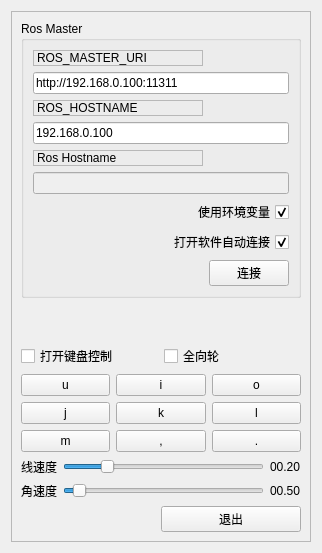
          <widget class="QWidget" name="tab">
           <property name="layoutDirection">
            <enum>Qt::LeftToRight</enum>
           </property>
           <property name="autoFillBackground">
            <bool>false</bool>
           </property>
           <attribute name="title">
            <string>基本</string>
           </attribute>
           <layout class="QHBoxLayout" name="horizontalLayout_2">
            <item>
             <widget class="QFrame" name="frame">
              <property name="sizePolicy">
               <sizepolicy hsizetype="Minimum" vsizetype="Preferred">
                <horstretch>0</horstretch>
                <verstretch>0</verstretch>
               </sizepolicy>
              </property>
              <property name="frameShape">
               <enum>QFrame::StyledPanel</enum>
              </property>
              <property name="frameShadow">
               <enum>QFrame::Raised</enum>
              </property>
              <layout class="QVBoxLayout" name="verticalLayout_3">
               <item>
                <widget class="QGroupBox" name="groupBox">
                 <property name="title">
                  <string>Ros Master</string>
                 </property>
                 <layout class="QGridLayout" name="gridLayout">
                  <item row="3" column="0" colspan="2">
                   <widget class="QLineEdit" name="line_edit_host">
                    <property name="maximumSize">
                     <size>
                      <width>16777215</width>
                      <height>25</height>
                     </size>
                    </property>
                    <property name="text">
                     <string>192.168.0.100</string>
                    </property>
                   </widget>
                  </item>
                  <item row="7" column="0" colspan="2">
                   <widget class="QCheckBox" name="checkbox_remember_settings">
                    <property name="layoutDirection">
                     <enum>Qt::RightToLeft</enum>
                    </property>
                    <property name="locale">
                     <locale language="Chinese" country="China"/>
                    </property>
                    <property name="text">
                     <string>打开软件自动连接</string>
                    </property>
                    <property name="checked">
                     <bool>true</bool>
                    </property>
                   </widget>
                  </item>
                  <item row="4" column="0">
                   <widget class="QLabel" name="label_3">
                    <property name="maximumSize">
                     <size>
                      <width>16777215</width>
                      <height>25</height>
                     </size>
                    </property>
                    <property name="locale">
                     <locale language="Chinese" country="China"/>
                    </property>
                    <property name="frameShape">
                     <enum>QFrame::StyledPanel</enum>
                    </property>
                    <property name="frameShadow">
                     <enum>QFrame::Raised</enum>
                    </property>
                    <property name="text">
                     <string>Ros Hostname</string>
                    </property>
                   </widget>
                  </item>
                  <item row="2" column="0">
                   <widget class="QLabel" name="label_2">
                    <property name="maximumSize">
                     <size>
                      <width>16777215</width>
                      <height>25</height>
                     </size>
                    </property>
                    <property name="frameShape">
                     <enum>QFrame::StyledPanel</enum>
                    </property>
                    <property name="frameShadow">
                     <enum>QFrame::Raised</enum>
                    </property>
                    <property name="text">
                     <string>ROS_HOSTNAME</string>
                    </property>
                   </widget>
                  </item>
                  <item row="5" column="0" colspan="2">
                   <widget class="QLineEdit" name="line_edit_topic">
                    <property name="enabled">
                     <bool>false</bool>
                    </property>
                    <property name="maximumSize">
                     <size>
                      <width>16777215</width>
                      <height>25</height>
                     </size>
                    </property>
                    <property name="text">
                     <string/>
                    </property>
                   </widget>
                  </item>
                  <item row="8" column="0">
                   <spacer name="horizontalSpacer">
                    <property name="orientation">
                     <enum>Qt::Horizontal</enum>
                    </property>
                    <property name="sizeHint" stdset="0">
                     <size>
                      <width>170</width>
                      <height>21</height>
                     </size>
                    </property>
                   </spacer>
                  </item>
                  <item row="1" column="0" colspan="2">
                   <widget class="QLineEdit" name="line_edit_master">
                    <property name="maximumSize">
                     <size>
                      <width>16777215</width>
                      <height>25</height>
                     </size>
                    </property>
                    <property name="text">
                     <string>http://192.168.0.100:11311</string>
                    </property>
                   </widget>
                  </item>
                  <item row="0" column="0">
                   <widget class="QLabel" name="label">
                    <property name="maximumSize">
                     <size>
                      <width>16777215</width>
                      <height>25</height>
                     </size>
                    </property>
                    <property name="frameShape">
                     <enum>QFrame::StyledPanel</enum>
                    </property>
                    <property name="frameShadow">
                     <enum>QFrame::Raised</enum>
                    </property>
                    <property name="text">
                     <string>ROS_MASTER_URI</string>
                    </property>
                   </widget>
                  </item>
                  <item row="8" column="1">
                   <widget class="QPushButton" name="button_connect">
                    <property name="enabled">
                     <bool>true</bool>
                    </property>
                    <property name="sizePolicy">
                     <sizepolicy hsizetype="MinimumExpanding" vsizetype="Fixed">
                      <horstretch>0</horstretch>
                      <verstretch>0</verstretch>
                     </sizepolicy>
                    </property>
                    <property name="toolTip">
                     <string>Set the target to the current joint trajectory state.</string>
                    </property>
                    <property name="statusTip">
                     <string>Clear all waypoints and set the target to the current joint trajectory state.</string>
                    </property>
                    <property name="text">
                     <string>连接</string>
                    </property>
                   </widget>
                  </item>
                  <item row="6" column="0" colspan="2">
                   <widget class="QCheckBox" name="checkbox_use_environment">
                    <property name="layoutDirection">
                     <enum>Qt::RightToLeft</enum>
                    </property>
                    <property name="locale">
                     <locale language="Chinese" country="China"/>
                    </property>
                    <property name="text">
                     <string>使用环境变量</string>
                    </property>
                    <property name="checked">
                     <bool>true</bool>
                    </property>
                   </widget>
                  </item>
                 </layout>
                </widget>
               </item>
               <item>
                <spacer name="verticalSpacer">
                 <property name="orientation">
                  <enum>Qt::Vertical</enum>
                 </property>
                 <property name="sizeHint" stdset="0">
                  <size>
                   <width>20</width>
                   <height>40</height>
                  </size>
                 </property>
                </spacer>
               </item>
               <item>
                <layout class="QHBoxLayout" name="horizontalLayout_15">
                 <item>
                  <widget class="QCheckBox" name="checkBox_key">
                   <property name="text">
                    <string>打开键盘控制</string>
                   </property>
                  </widget>
                 </item>
                 <item>
                  <widget class="QCheckBox" name="checkBox_mec">
                   <property name="text">
                    <string>全向轮</string>
                   </property>
                  </widget>
                 </item>
                </layout>
               </item>
               <item>
                <layout class="QGridLayout" name="gridLayout_2" rowstretch="1,1,1" columnstretch="1,1,1">
                 <item row="0" column="0">
                  <widget class="QPushButton" name="pushButton_lu">
                   <property name="text">
                    <string>u</string>
                   </property>
                   <property name="autoExclusive">
                    <bool>true</bool>
                   </property>
                  </widget>
                 </item>
                 <item row="0" column="1">
                  <widget class="QPushButton" name="pushButton_u">
                   <property name="text">
                    <string>i</string>
                   </property>
                   <property name="checkable">
                    <bool>false</bool>
                   </property>
                   <property name="checked">
                    <bool>false</bool>
                   </property>
                   <property name="autoRepeat">
                    <bool>false</bool>
                   </property>
                   <property name="autoExclusive">
                    <bool>true</bool>
                   </property>
                   <property name="autoRepeatDelay">
                    <number>30000</number>
                   </property>
                   <property name="autoRepeatInterval">
                    <number>10</number>
                   </property>
                  </widget>
                 </item>
                 <item row="0" column="2">
                  <widget class="QPushButton" name="pushButton_ru">
                   <property name="text">
                    <string>o</string>
                   </property>
                   <property name="autoExclusive">
                    <bool>true</bool>
                   </property>
                   <property name="autoRepeatDelay">
                    <number>3</number>
                   </property>
                   <property name="autoRepeatInterval">
                    <number>1</number>
                   </property>
                  </widget>
                 </item>
                 <item row="1" column="0">
                  <widget class="QPushButton" name="pushButton_l">
                   <property name="text">
                    <string>j</string>
                   </property>
                   <property name="autoExclusive">
                    <bool>true</bool>
                   </property>
                  </widget>
                 </item>
                 <item row="1" column="1">
                  <widget class="QPushButton" name="pushButton_stop">
                   <property name="text">
                    <string>k</string>
                   </property>
                   <property name="autoExclusive">
                    <bool>true</bool>
                   </property>
                  </widget>
                 </item>
                 <item row="1" column="2">
                  <widget class="QPushButton" name="pushButton_r">
                   <property name="text">
                    <string>l</string>
                   </property>
                   <property name="autoExclusive">
                    <bool>true</bool>
                   </property>
                  </widget>
                 </item>
                 <item row="2" column="0">
                  <widget class="QPushButton" name="pushButton_ld">
                   <property name="text">
                    <string>m</string>
                   </property>
                   <property name="autoExclusive">
                    <bool>true</bool>
                   </property>
                  </widget>
                 </item>
                 <item row="2" column="1">
                  <widget class="QPushButton" name="pushButton_d">
                   <property name="text">
                    <string>,</string>
                   </property>
                   <property name="autoExclusive">
                    <bool>true</bool>
                   </property>
                  </widget>
                 </item>
                 <item row="2" column="2">
                  <widget class="QPushButton" name="pushButton_rd">
                   <property name="text">
                    <string>.</string>
                   </property>
                   <property name="autoExclusive">
                    <bool>true</bool>
                   </property>
                  </widget>
                 </item>
                </layout>
               </item>
               <item>
                <layout class="QGridLayout" name="gridLayout_4">
                 <item row="0" column="0">
                  <widget class="QLabel" name="label_20">
                   <property name="text">
                    <string>线速度</string>
                   </property>
                  </widget>
                 </item>
                 <item row="0" column="1">
                  <widget class="QSlider" name="horizontalSlider_v">
                   <property name="maximum">
                    <number>100</number>
                   </property>
                   <property name="value">
                    <number>20</number>
                   </property>
                   <property name="orientation">
                    <enum>Qt::Horizontal</enum>
                   </property>
                  </widget>
                 </item>
                 <item row="0" column="2">
                  <widget class="QLabel" name="label_v">
                   <property name="text">
                    <string>00.20</string>
                   </property>
                  </widget>
                 </item>
                 <item row="1" column="0">
                  <widget class="QLabel" name="label_21">
                   <property name="text">
                    <string>角速度</string>
                   </property>
                  </widget>
                 </item>
                 <item row="1" column="1">
                  <widget class="QSlider" name="horizontalSlider_c">
                   <property name="minimum">
                    <number>0</number>
                   </property>
                   <property name="maximum">
                    <number>1000</number>
                   </property>
                   <property name="value">
                    <number>50</number>
                   </property>
                   <property name="orientation">
                    <enum>Qt::Horizontal</enum>
                   </property>
                  </widget>
                 </item>
                 <item row="1" column="2">
                  <widget class="QLabel" name="label_c">
                   <property name="text">
                    <string>00.50</string>
                   </property>
                  </widget>
                 </item>
                </layout>
               </item>
               <item>
                <layout class="QHBoxLayout" name="horizontalLayout_5">
                 <item>
                  <spacer name="horizontalSpacer_3">
                   <property name="orientation">
                    <enum>Qt::Horizontal</enum>
                   </property>
                   <property name="sizeHint" stdset="0">
                    <size>
                     <width>40</width>
                     <height>20</height>
                    </size>
                   </property>
                  </spacer>
                 </item>
                 <item>
                  <widget class="QPushButton" name="quit_button">
                   <property name="sizePolicy">
                    <sizepolicy hsizetype="MinimumExpanding" vsizetype="Fixed">
                     <horstretch>0</horstretch>
                     <verstretch>0</verstretch>
                    </sizepolicy>
                   </property>
                   <property name="text">
                    <string>退出</string>
                   </property>
                  </widget>
                 </item>
                </layout>
               </item>
              </layout>
              <zorder>groupBox</zorder>
              <zorder>verticalSpacer</zorder>
              <zorder></zorder>
             </widget>
            </item>
           </layout>
          </widget>
